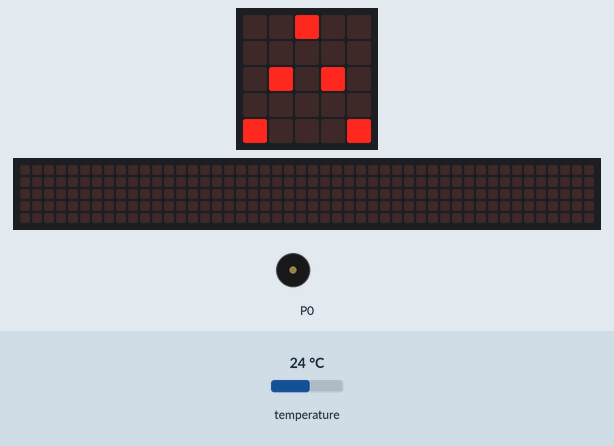
Simulated run of this program. Board: BBC micro:bit (MakeCode). Parts: the board's 5×5 LED display, a strip that is not on the board, showing the scrolling text unrolled, buzzer (waves = sounding). The test bench sets the inputs (shaded band); at power-on: temperature 24 °C. The 48×5 strip is a reading aid, not a part: it shows the text the display is scrolling, unrolled, one strip-width of it at a time.

Above: at 1.6 s.
At 3.67 s:
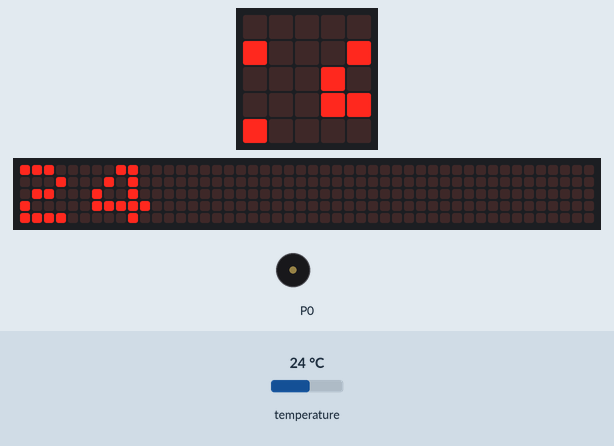
3.7 s: temperature set to 12 °C
At 6.27 s:
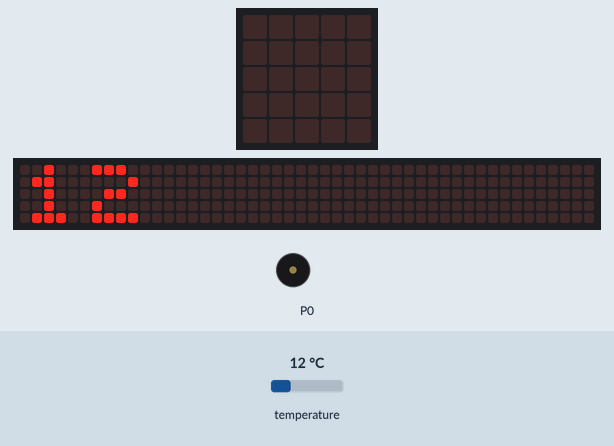
10.3 s: temperature set to 19 °C
At 13.71 s:
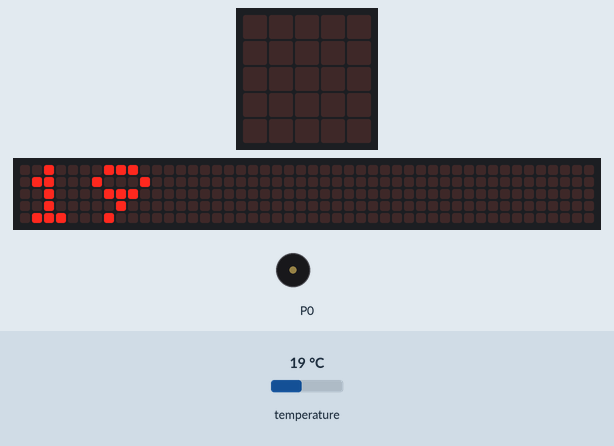
15.0 s: temperature set to 28 °C
At 19.83 s:
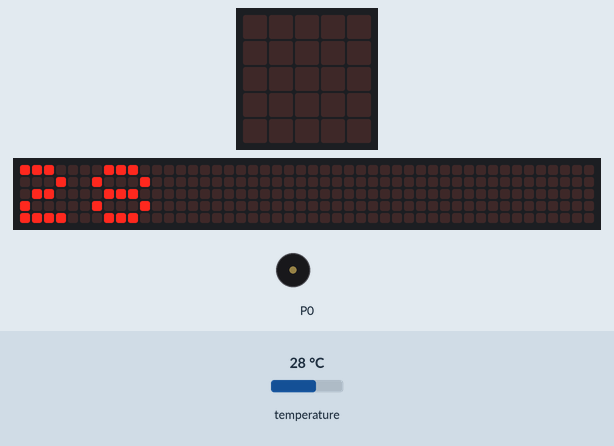
Timing chart, 0 to 21.3 s (numbered marks = the images above; inputs shaded):
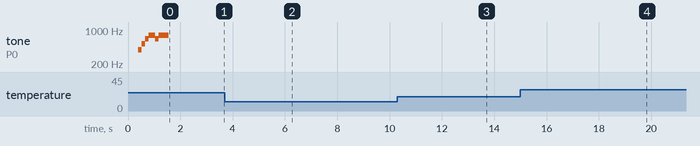

The program:

main.ts
```typescript
basic.showLeds(`
    . . # . .
    . . . . .
    . # . # .
    . . . . .
    # . . . #
    `)
music.startMelody(music.builtInMelody(Melodies.PowerUp), MelodyOptions.Once)
basic.pause(2000)
basic.clearScreen()
basic.forever(function () {
    basic.showNumber(input.temperature())
    basic.clearScreen()
    basic.pause(1000)
})
```

test.ts
```typescript
// aquí va el archivo "tests"; esto no se compilará cuando este paquete se utilice como una extensión.
```
